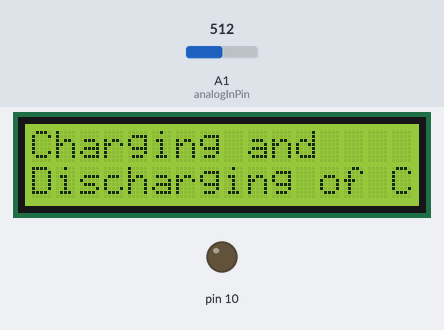
This sketch was run on a simulated Arduino Uno, built with avr-gcc and run on an emulated ATmega328P. Shown: 16×2 character LCD, output pins drawn as LEDs (lit = HIGH). The test bench sets the inputs (shaded band); at power-on: A1 (analogInPin) = 512. What the sketch prints to the serial monitor is not drawn.

Above: at 0.1 s.
At 5.1 s:
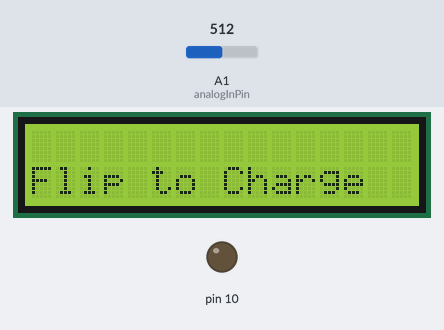
At 10.1 s:
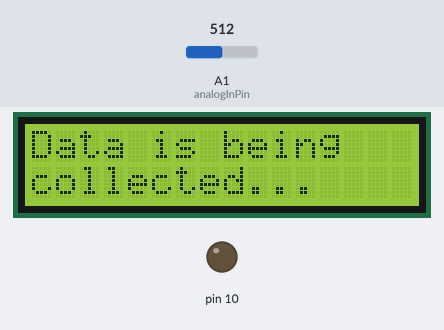

Measured:
- what the display in image 1 shows lasts 5.0 s, from 5.1 s to 10.1 s

The sketch:

charging_and_discharging_of_capacitors.ino
```cpp
//VISSER program for charging and discharging of capacitor
// data can be stored in sd card

#include <SD.h>
#include <stdio.h>
#include<LiquidCrystal.h>

// Initialize the library with the numbers of the interface pins
LiquidCrystal lcd(7, 8, 9, 2, 4, 6);

const int analogInPin = A1;  // Analog input pin that the potentiometer is attached to

int sensorValue = 0;    // value read from the pot
long int start;
float volts=0.0;
long ttime=0;

void setup() {
  pinMode(10, OUTPUT);
  // initialize serial communications at 9600 bps:
  Serial.begin(9600);
  lcd.begin(16,2);
  lcd.clear();
  lcd.setCursor(0,0);
  lcd.print("Charging and");
  lcd.setCursor(0,1);
  lcd.print("Discharging of C");
  delay(5000);

}


void lcdDisplayData()
{
  lcd.setCursor(0,0);
  lcd.print("T(ms): ");
  lcd.setCursor(7,0);
  lcd.print(ttime);
  lcd.setCursor(0,1);
  lcd.print("Vc(volts): ");
  lcd.setCursor(10,1);
  lcd.print(volts,2);
}


void loop() {
  lcd.clear();
  lcd.setCursor(0,1);
  lcd.print("Flip to Charge");
  delay(5000);
  lcd.clear();
  lcd.setCursor(0,0);
  lcd.print("Data is being");
  lcd.setCursor(0,1);
  lcd.print("collected...  ");
  delay(2000);
  lcd.clear();
  start=millis();
  while (1) {
  sensorValue = analogRead(analogInPin);
  volts=(sensorValue*5.0)/(1023.0);
  ttime= (millis()-start);
  Serial.print(ttime);
  Serial.print("\t");
  Serial.println(volts,5);
  lcdDisplayData();

  }
}
```
